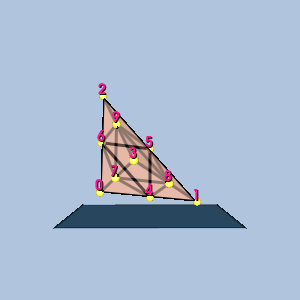

Reproduce this figure in Python.
#!/usr/bin/env python

# Render a single quadratic tetrahedron isoparametric cell with vertex-ordering
# labels, gold sphere glyphs at the vertices, and a translucent plinth.

# Factory overrides: importing these modules registers the OpenGL rendering
# and interaction style implementations for vtkRenderingCore factory classes.
import vtkmodules.vtkInteractionStyle  # noqa: F401
import vtkmodules.vtkRenderingOpenGL2  # noqa: F401
# VTK pipeline classes used in this example
from vtkmodules.vtkCommonCore import vtkPoints
from vtkmodules.vtkCommonDataModel import (
    vtkQuadraticTetra,
    vtkUnstructuredGrid,
)
from vtkmodules.vtkCommonTransforms import vtkTransform
from vtkmodules.vtkFiltersGeneral import vtkTransformFilter
from vtkmodules.vtkFiltersSources import (
    vtkCubeSource,
    vtkSphereSource,
)
from vtkmodules.vtkRenderingCore import (
    vtkActor,
    vtkActor2D,
    vtkDataSetMapper,
    vtkGlyph3DMapper,
    vtkPolyDataMapper,
    vtkProperty,
    vtkRenderWindow,
    vtkRenderWindowInteractor,
    vtkRenderer,
    vtkTextProperty,
)
from vtkmodules.vtkRenderingLabel import vtkLabeledDataMapper

# Colors (normalized RGB)
dark_salmon_rgb = (0.914, 0.588, 0.478)
seashell_rgb = (1.0, 0.961, 0.933)
gold_rgb = (1.0, 0.843, 0.0)
yellow_rgb = (1.0, 1.0, 0.0)
steel_blue_rgb = (0.275, 0.510, 0.706)
light_steel_blue_rgb = (0.690, 0.769, 0.871)
deep_pink_rgb = (1.0, 0.078, 0.576)
background_rgb = (0.690, 0.769, 0.871)

# Cell: build from parametric coordinates
cell = vtkQuadraticTetra()
pc = cell.GetParametricCoords()
for i in range(cell.GetNumberOfPoints()):
    cell.GetPointIds().SetId(i, i)
    cell.GetPoints().SetPoint(i, pc[3 * i], pc[3 * i + 1], pc[3 * i + 2])

# Unstructured grid
grid = vtkUnstructuredGrid()
grid.SetPoints(cell.GetPoints())
grid.InsertNextCell(cell.GetCellType(), cell.GetPointIds())

# Rotate for 3D viewing
rot = vtkTransform()
rot.RotateX(-20)
rot.RotateY(20)
rtf = vtkTransformFilter()
rtf.SetTransform(rot)
rtf.SetInputData(grid)
rtf.Update()
grid.SetPoints(rtf.GetOutput().GetPoints())

# Center the cell at the origin
bounds = grid.GetBounds()
pts = grid.GetPoints()
new_pts = vtkPoints()
new_pts.SetNumberOfPoints(pts.GetNumberOfPoints())
for i in range(pts.GetNumberOfPoints()):
    px, py, pz = pts.GetPoint(i)
    new_pts.SetPoint(i, px - (bounds[0] + bounds[1]) / 2.0,
                     py - (bounds[2] + bounds[3]) / 2.0,
                     pz - (bounds[4] + bounds[5]) / 2.0)
grid.SetPoints(new_pts)

# Cell surface property
cell_surface_property = vtkProperty()
cell_surface_property.SetAmbientColor(dark_salmon_rgb)
cell_surface_property.SetDiffuseColor(seashell_rgb)
cell_surface_property.SetSpecularColor(1.0, 1.0, 1.0)
cell_surface_property.SetSpecular(0.5)
cell_surface_property.SetDiffuse(0.7)
cell_surface_property.SetAmbient(0.5)
cell_surface_property.SetSpecularPower(20.0)
cell_surface_property.SetOpacity(0.9)
cell_surface_property.EdgeVisibilityOn()
cell_surface_property.SetLineWidth(3)

mapper = vtkDataSetMapper()
mapper.SetInputData(grid)
actor = vtkActor()
actor.SetMapper(mapper)
actor.SetProperty(cell_surface_property)

# Vertex labels
label_text_property = vtkTextProperty()
label_text_property.BoldOn()
label_text_property.ShadowOn()
label_text_property.SetJustificationToCentered()
label_text_property.SetColor(deep_pink_rgb)
label_text_property.SetFontSize(14)

label_mapper = vtkLabeledDataMapper()
label_mapper.SetInputData(grid)
label_mapper.SetLabelTextProperty(label_text_property)
label_actor = vtkActor2D()
label_actor.SetMapper(label_mapper)

# Vertex glyphs: gold spheres
sphere = vtkSphereSource()
sphere.SetPhiResolution(21)
sphere.SetThetaResolution(21)
sphere.SetRadius(0.04)

glyph_mapper = vtkGlyph3DMapper()
glyph_mapper.SetInputData(grid)
glyph_mapper.SetSourceConnection(sphere.GetOutputPort())
glyph_mapper.ScalingOn()
glyph_mapper.ScalarVisibilityOff()

point_glyph_property = vtkProperty()
point_glyph_property.SetAmbientColor(gold_rgb)
point_glyph_property.SetDiffuseColor(yellow_rgb)
point_glyph_property.SetSpecularColor(1.0, 1.0, 1.0)
point_glyph_property.SetSpecular(0.5)
point_glyph_property.SetDiffuse(0.7)
point_glyph_property.SetAmbient(0.5)
point_glyph_property.SetSpecularPower(20.0)
point_glyph_property.SetOpacity(1.0)

glyph_actor = vtkActor()
glyph_actor.SetMapper(glyph_mapper)
glyph_actor.SetProperty(point_glyph_property)

# Plinth: translucent platform beneath the 3D cell
nb = grid.GetBounds()
nd = (nb[1] - nb[0], nb[3] - nb[2], nb[5] - nb[4])
thick = nd[2] * 0.01
plinth_source = vtkCubeSource()
plinth_source.SetCenter((nb[1] + nb[0]) / 2.0, nb[2] - thick / 2.0 - 0.05, (nb[5] + nb[4]) / 2.0)
plinth_source.SetXLength(nd[0] + nd[0] * 0.5)
plinth_source.SetYLength(thick)
plinth_source.SetZLength(nd[2] + nd[2] * 0.5)

plinth_property = vtkProperty()
plinth_property.SetAmbientColor(steel_blue_rgb)
plinth_property.SetDiffuseColor(light_steel_blue_rgb)
plinth_property.SetSpecularColor(1.0, 1.0, 1.0)
plinth_property.SetSpecular(0.5)
plinth_property.SetDiffuse(0.7)
plinth_property.SetAmbient(0.5)
plinth_property.SetSpecularPower(20.0)
plinth_property.SetOpacity(0.8)
plinth_property.EdgeVisibilityOn()
plinth_property.SetLineWidth(1)

plinth_mapper = vtkPolyDataMapper()
plinth_mapper.SetInputConnection(plinth_source.GetOutputPort())
plinth_actor = vtkActor()
plinth_actor.SetMapper(plinth_mapper)
plinth_actor.SetProperty(plinth_property)

# Renderer
renderer = vtkRenderer()
renderer.AddActor(actor)
renderer.AddActor(label_actor)
renderer.AddActor(glyph_actor)
renderer.AddActor(plinth_actor)
renderer.SetBackground(background_rgb)

# Window
render_window = vtkRenderWindow()
render_window.AddRenderer(renderer)
render_window.SetWindowName("isoparametric cell quadratic tetra")
render_window.SetMultiSamples(0)
render_window.SetSize(300, 300)

# Interactor
render_window_interactor = vtkRenderWindowInteractor()
render_window_interactor.SetRenderWindow(render_window)

# Scene: configure the camera
renderer.ResetCamera()

render_window_interactor.Initialize()
render_window_interactor.Start()
